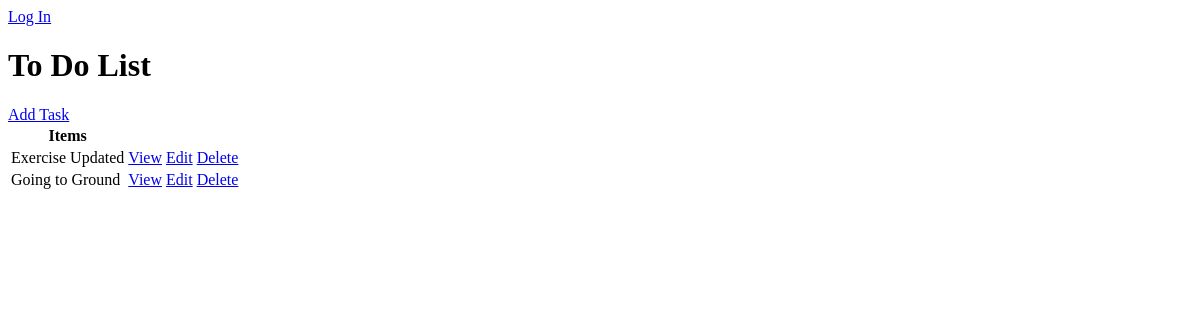
Before: / with the older database file.
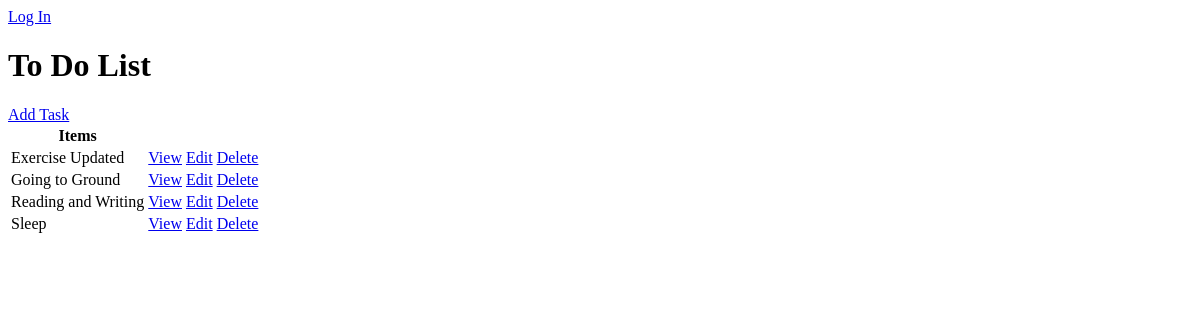
After: the same page with the newer database file.
### base/models.py (models this page shows, shortened)
class Task(models.Model):
    user=models.ForeignKey(User,on_delete=models.CASCADE, null=True)
    title=models.CharField(max_length=200)
    description=models.TextField()
    complete=models.BooleanField(default=False)
    create=models.DateTimeField(auto_now_add=True)
    class Meta:
        ordering=['complete']

### base/views.py (the view)
# urls.py: path('',TaskList.as_view(),name='tasks'),
class TaskList(ListView):
    model = Task
    context_object_name = 'tasks'

### base/templates/base/task_list.html (shortened to what this page needs)
<!DOCTYPE html>
<html lang="en">
<head>
</head>
<body>
    {% if request.user.is_authenticated %}
        <p>{{request.user}}</p>
        <a href="{% url 'base:logout' %}">Log Out</a>
    {% else %}
        <a href="{% url 'base:login' %}">Log In</a>
    {% endif %}
    <h1>To Do List</h1>
    <a href="{% url 'base:create-task' %}">Add Task</a>
    <table>
        <tr>
            <th>Items</th>
            <th></th>
            <th></th>
            <th></th>
        </tr>
        {% for task in tasks %}
        <tr>
            <td>{{task.title}}</td>
            <td><a href="{% url 'base:task' task.id %}">View</a></td>
            <td><a href="{% url 'base:update-task' task.id %}">Edit</a></td>
            <td><a href="{% url 'base:delete-task' task.id%}">Delete</a></td>
        </tr>
        {% empty %}
        <h3>No Items in the List</h3>
        {% endfor %}
    </table>
</body>
</html>

Changed rows visible on the page:
added Task: title "Reading and Writing"
added Task: title "Sleep"
